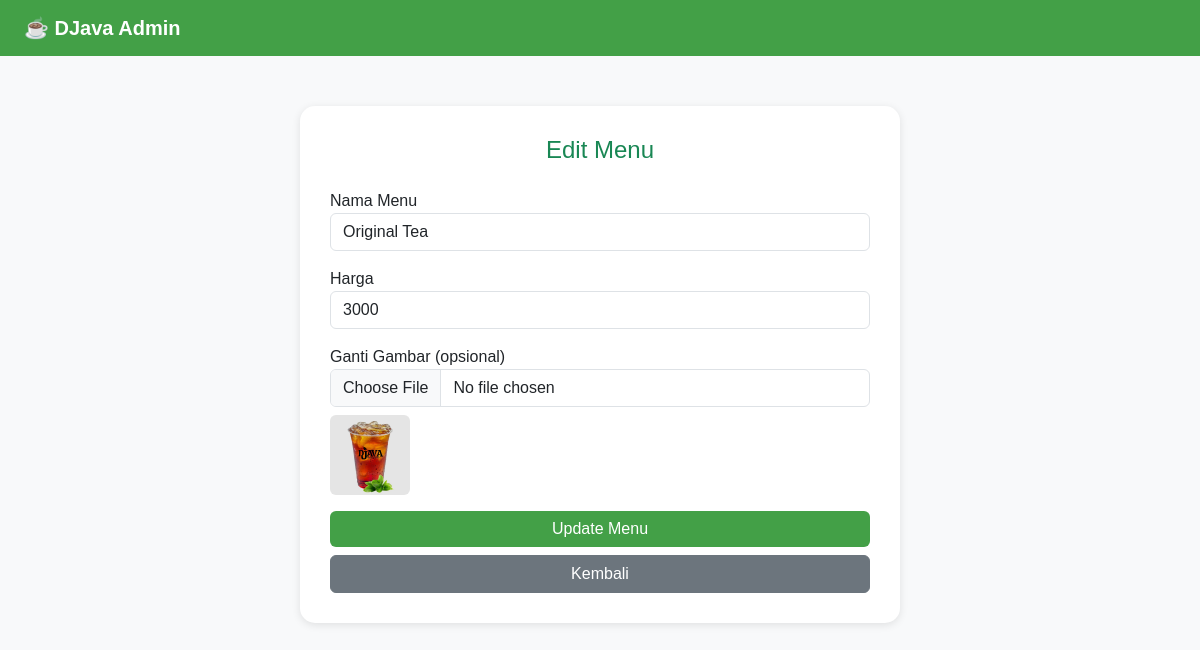
The page /admin/edit-menu.php?id=1 (signed in) on the database its author committed.
### tables this page shows
CREATE TABLE menu (
  id INT AUTO_INCREMENT PRIMARY KEY,
  name VARCHAR(100),
  price INT,
  image VARCHAR(255)
);

### admin/edit-menu.php (the view, shortened to what this page needs)
<?php
include '../backend/db.php';
$id = $_GET['id'];
$result = $conn->query("SELECT * FROM menu WHERE id=$id");
$menu = $result->fetch_assoc();
?>
<!DOCTYPE html>
<html lang="id">
<head>
  <link href="https://cdn.jsdelivr.net/npm/bootstrap@5.3.2/dist/css/bootstrap.min.css" rel="stylesheet">
</head>
<body>
<nav class="navbar navbar-dark">
  <div class="container-fluid px-4">
    <a class="navbar-brand" href="dashboard.php">☕ DJava Admin</a>
  </div>
</nav>
<div class="form-box">
  <h4 class="text-center mb-4 text-success">Edit Menu</h4>
  <form method="POST" enctype="multipart/form-data">
    <div class="mb-3">
      <label>Nama Menu</label>
      <input type="text" name="name" value="<?= $menu['name'] ?>" class="form-control" required>
    </div>
    <div class="mb-3">
      <label>Harga</label>
      <input type="number" name="price" value="<?= $menu['price'] ?>" class="form-control" required>
    </div>
    <div class="mb-3">
      <label>Ganti Gambar (opsional)</label>
      <input type="file" name="image" class="form-control">
      <img src="../images/menu/<?= $menu['image'] ?>" width="80" class="mt-2 rounded">
    </div>
    <button type="submit" class="btn btn-success w-100">Update Menu</button>
    <a href="dashboard.php" class="btn btn-secondary w-100 mt-2">Kembali</a>
  </form>
</div>
</body>
</html>

### admin/edit-menu.php (style rules this page uses)
body { background: #f8f9fa; font-family: 'Poppins', sans-serif; }
.navbar { background: #43a047; }
.navbar-brand { color: #fff !important; font-weight: bold; }
.form-box { background: #fff; padding: 30px; border-radius: 15px; box-shadow: 0 2px 8px rgba(0,0,0,0.1); max-width: 600px; margin: 50px auto; }
.btn-success { background: #43a047; border: none; }

### rows shown on the page
menu: name "Original Tea", price "3000", image (picture)
